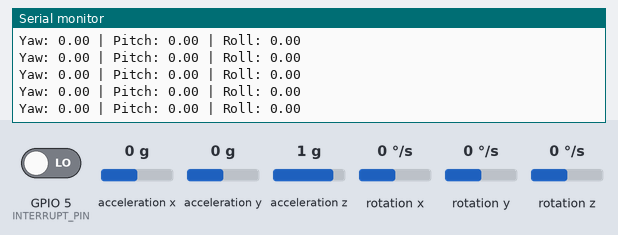
Bench run of a program on a simulated ESP32. On the bench: the last lines printed to the serial monitor. The test bench sets the inputs (shaded band); at power-on: acceleration x 0 g, acceleration y 0 g, acceleration z 1 g, rotation z 0 °/s, GPIO 5 (INTERRUPT_PIN) LOW, rotation x 0 °/s, rotation y 0 °/s. The sensor or clock chip raises its interrupt line as the real part does.

Above: at 2.7 s.
2.8 s: acceleration x set to -1.4 g
At 3.5 s:
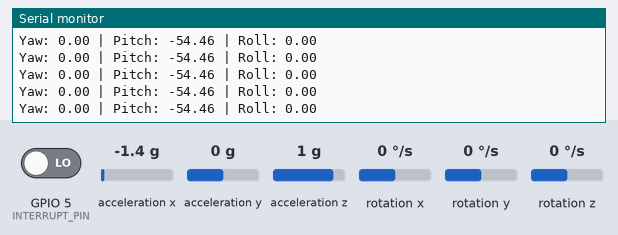
4.3 s: acceleration y set to -1.4 g
At 5.3 s:
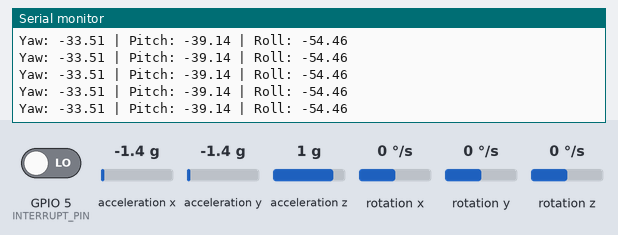
5.8 s: acceleration z set to -1.4 g
At 6.8 s:
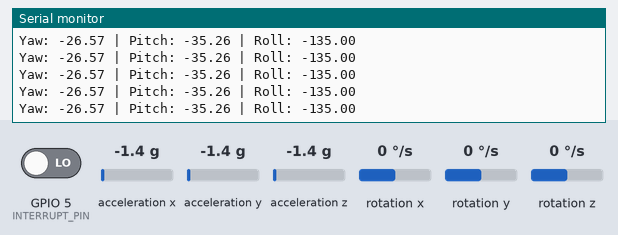
7.3 s: rotation z set to -192 °/s
At 7.9 s:
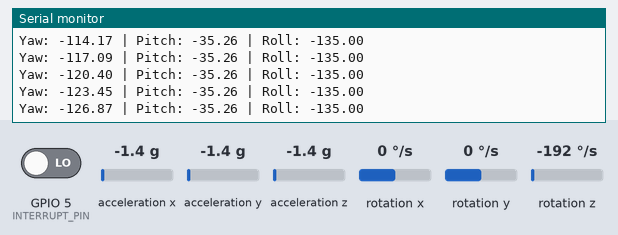
Timing chart, 0 to 9.8 s (numbered marks = the images above; inputs shaded):
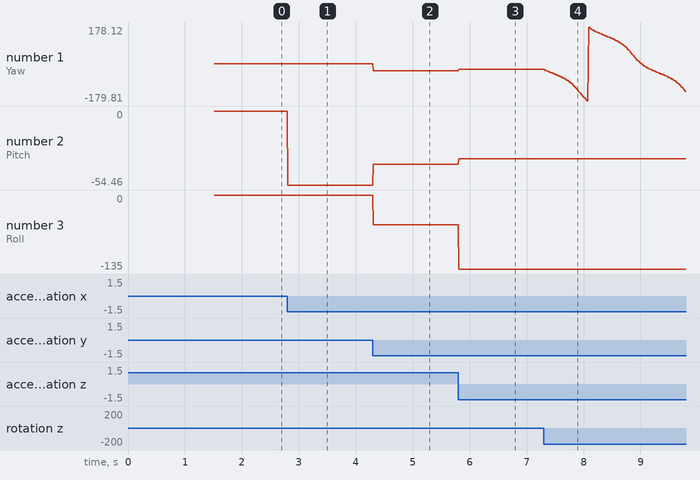

The program:

main.cpp
```cpp
#include <Arduino.h>
#include "Wire.h"
#include "I2Cdev.h"
#include "MPU6050_6Axis_MotionApps20.h"

// MPU6050 Objekt
MPU6050 mpu;

// Interrupt Pin
#define INTERRUPT_PIN 5

bool dmpReady = false;
uint8_t mpuIntStatus;
uint8_t devStatus;
uint16_t packetSize;
uint16_t fifoCount;
uint8_t fifoBuffer[64];

// Orientierung
Quaternion q;
VectorFloat gravity;
float ypr[3];

// Interrupt-Flag
volatile bool mpuInterrupt = false;
void IRAM_ATTR dmpDataReady() {
  mpuInterrupt = true;
}

void setup() {
  Serial.begin(115200);
  delay(1000);
  Wire.begin(21, 22);  // SDA = 21, SCL = 22 (ESP32 DevKit)

  Serial.println("MPU6050 initialisieren...");
  mpu.initialize();

  // Verbindung prüfen
  Serial.println(mpu.testConnection() ? "MPU6050 verbunden" : "Verbindung fehlgeschlagen");

  // DMP starten
  devStatus = mpu.dmpInitialize();

  // Optional: Kalibrierung
  mpu.setXGyroOffset(220);
  mpu.setYGyroOffset(76);
  mpu.setZGyroOffset(-85);
  mpu.setZAccelOffset(1688);

  if (devStatus == 0) {
    Serial.println("DMP initialisiert");
    mpu.setDMPEnabled(true);

    // Interrupt einrichten
    attachInterrupt(digitalPinToInterrupt(INTERRUPT_PIN), dmpDataReady, RISING);
    mpuIntStatus = mpu.getIntStatus();

    dmpReady = true;
    packetSize = mpu.dmpGetFIFOPacketSize();
  } else {
    Serial.print("Fehler beim Initialisieren des DMP: ");
    Serial.println(devStatus);
  }
}

void loop() {
  if (!dmpReady) return;

  // Auf Interrupt oder FIFO warten
  if (!mpuInterrupt && fifoCount < packetSize) return;

  mpuInterrupt = false;
  mpuIntStatus = mpu.getIntStatus();
  fifoCount = mpu.getFIFOCount();

  if ((mpuIntStatus & 0x10) || fifoCount == 1024) {
    mpu.resetFIFO();
    Serial.println("FIFO overflow!");
    return;
  }

  if (mpuIntStatus & 0x02) {
    while (fifoCount < packetSize) fifoCount = mpu.getFIFOCount();

    mpu.getFIFOBytes(fifoBuffer, packetSize);
    fifoCount -= packetSize;

    mpu.dmpGetQuaternion(&q, fifoBuffer);
    mpu.dmpGetGravity(&gravity, &q);
    mpu.dmpGetYawPitchRoll(ypr, &q, &gravity);

    Serial.print("Yaw: ");
    Serial.print(ypr[0] * 180 / M_PI);
    Serial.print(" | Pitch: ");
    Serial.print(ypr[1] * 180 / M_PI);
    Serial.print(" | Roll: ");
    Serial.println(ypr[2] * 180 / M_PI);
  }
}
```

Measured:
- after the input at 2.8 s, the serial monitor: prints a new line at once (image 1)
- after the input at 4.3 s, the serial monitor: prints a new line at once (image 2)
- after the input at 5.8 s, the serial monitor: prints a new line at once (image 3)
- after the input at 7.3 s, the serial monitor: prints a new line at once (image 4)
- plotted number 1: 0 → -33.51 after the input at 4.3 s, -33.51 → -26.57 after the input at 5.8 s, -26.57 → -135.15 after the input at 7.3 s
- plotted number 2: 0 → -54.46 after the input at 2.8 s, -54.46 → -39.14 after the input at 4.3 s, -39.14 → -35.26 after the input at 5.8 s
- plotted number 3: -54.46 → -135 after the input at 5.8 s
